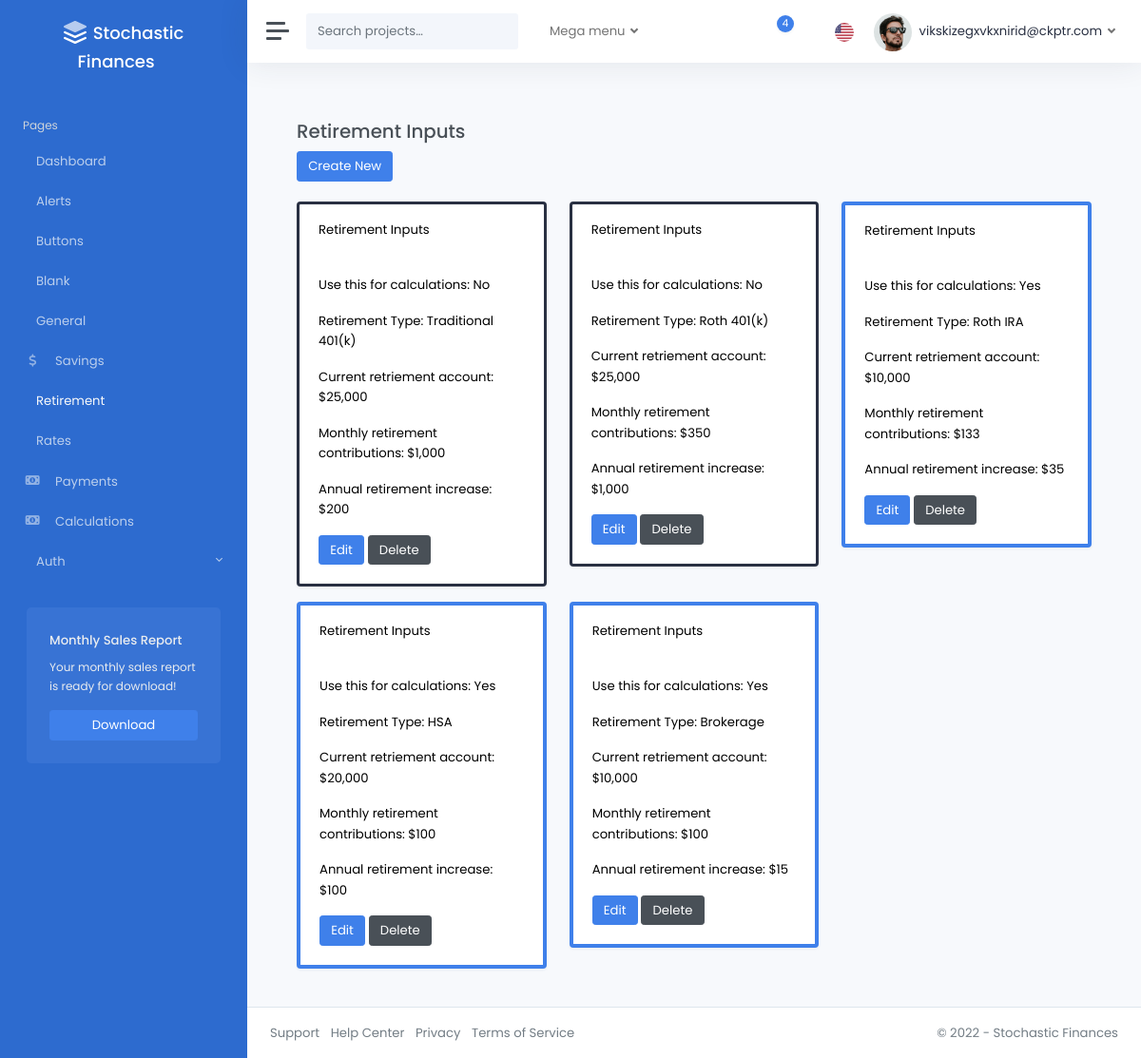
The page /retirement/ (signed in) on the database as committed earlier.
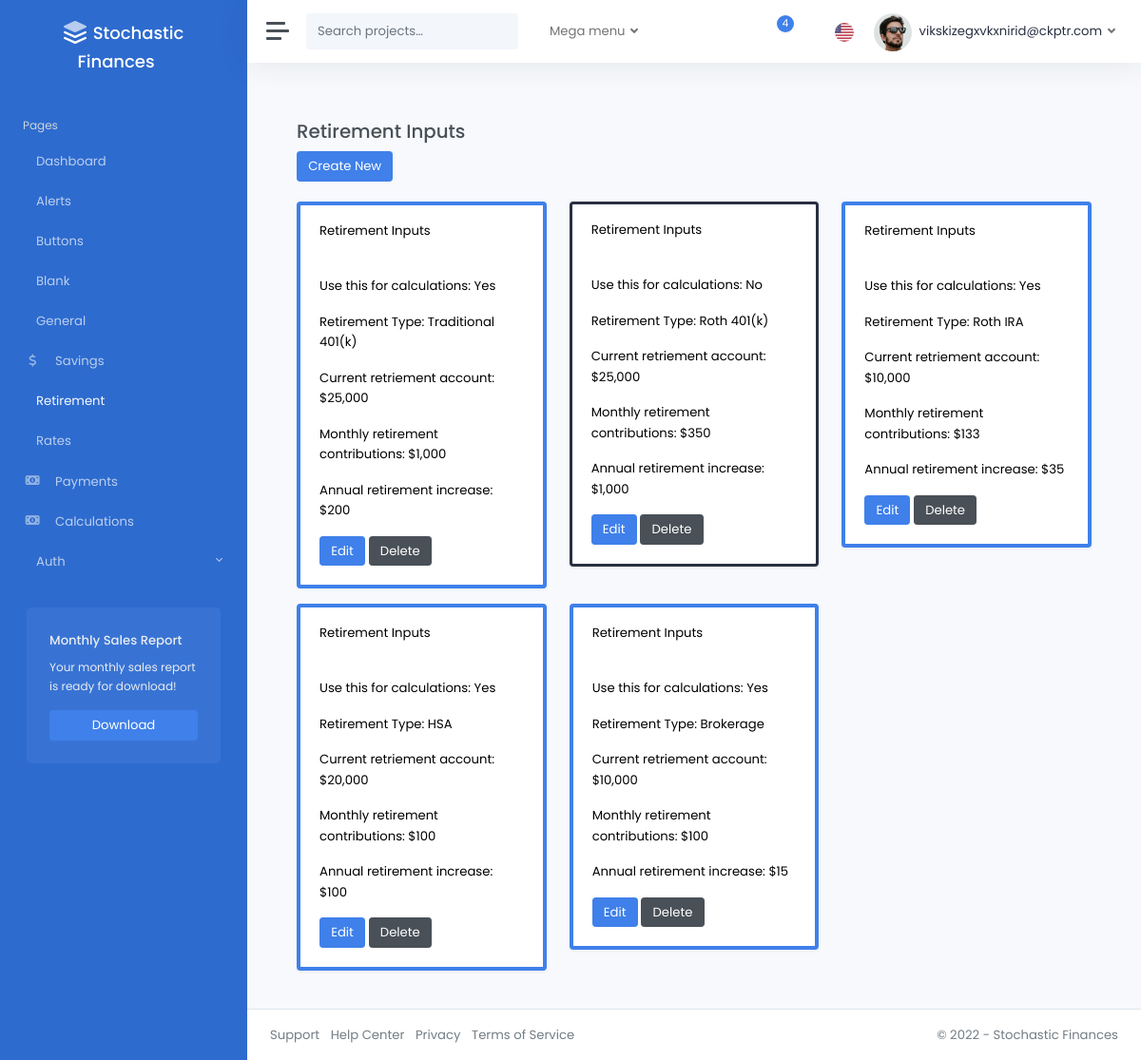
The same page on the database as committed later.
### pages/models.py (models this page shows)
class RetirementInputsModel(models.Model):
    RETIREMENT_TYPE_CHOICES = [
        ("traditional_401k", "Traditional 401(k)"),
        ("roth_401k", "Roth 401(k)"),
        ("traditional_ira", "Traditional IRA"),
        ("roth_ira", "Roth IRA"),
        ("hsa", "HSA"),
        ("brokerage", "Brokerage"),
    ]
    is_active = models.BooleanField(default=False)
    retirement_type = models.CharField(
        max_length=20,
        choices=RETIREMENT_TYPE_CHOICES,
        default="traditional_401k",
    )
    base_retirement = models.FloatField(
        validators=[validate_base_retirement, decimal_validator]
    )
    base_retirement_per_mo = models.FloatField(
        validators=[validate_base_retirement_per_mo, decimal_validator]
    )
    base_retirement_per_yr_increase = models.FloatField(
        validators=[validate_base_retirement_per_yr_increase, decimal_validator]
    )
    created_by = models.ForeignKey(
        CustomUser,
        related_name="retirement_inputs",
        on_delete=models.CASCADE,
        null=True,
        blank=True,
    )
    modified_at = models.DateTimeField(auto_now=True)
    class Meta:
        verbose_name_plural = "Retirement_Inputs"

### pages/views.py (the view)
@login_required
def retirement_inputs_dashboard(request):
    retirement_inputs_models = RetirementInputsModel.objects.filter(
        created_by=request.user
    )
    return render(
        request,
        "pages/retirement_inputs.html",
        {"retirement_inputs": retirement_inputs_models},
    )

### templates/pages/retirement_inputs.html (shortened to what this page needs)
{% extends 'layouts/_base.html' %}
{% load static %}
{% block content %}
<div class="container">
    <br />
    <h3>Retirement Inputs</h3>
    <div>
        <a href="{% url 'retirement_inputs_create'%}" class="btn btn-primary">Create New</a>
    </div>
    <br />
    <div class="row">
        {% for item in retirement_inputs %}
            <div class="col-md-4">
                <div class="card shadow {% if item.is_active %}border-primary{% else %}border-dark{% endif %} mb-3 text-black" style="border-width: {% if item.is_active %}4px{% else %}3px{% endif %};">
                    <div class="card-header">Retirement Inputs</div>
                    <div class="card-body">
                    <p class="card-text">Use this for calculations: {{ item.is_active|yesno|title }}</p>
                    <p class="card-text">Retirement Type: {{ item.get_retirement_type_display }}</p>
                    <p class="card-text">Current retriement account: ${{ item.base_retirement|floatformat:"0g" }}</p>
                    <p class="card-text">Monthly retirement contributions: ${{ item.base_retirement_per_mo|floatformat:"0g" }}</p>
                    <p class="card-text">Annual retirement increase: ${{ item.base_retirement_per_yr_increase|floatformat:"0g" }}</p>
                    <a href="{% url 'retirement_inputs_edit' item.id %}" class="btn btn-primary">Edit</a>
                    <a href="{% url 'retirement_inputs_delete' item.id %}" class="btn btn-secondary">Delete</a>
                    </div>
                </div>
            </div>
        {% endfor %}
    </div>
</div>
{% endblock %}

Rows that differ between the two databases and show on the page:
changed RetirementInputsModel "Traditional 401(k)": is_active "No" → "Yes"
